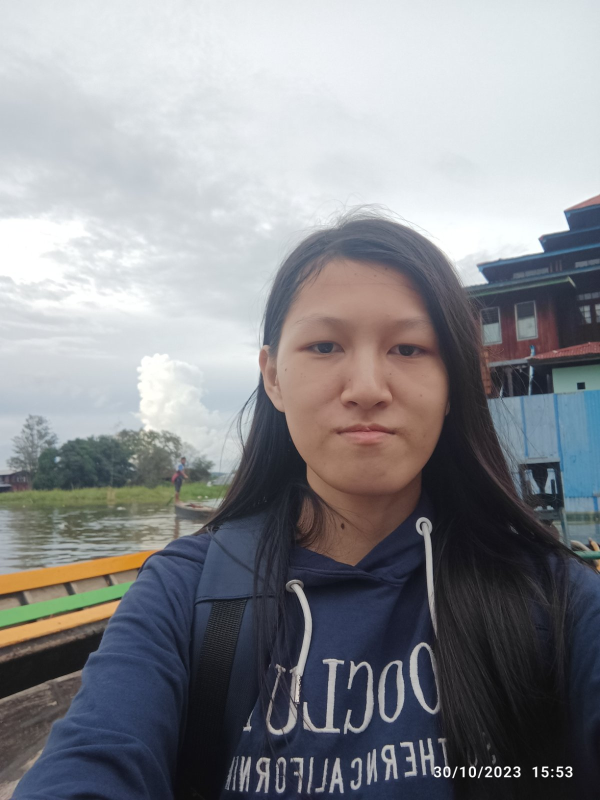
#> input picture photo/myPhoto.jpg, 1200 x 1600 px (shown at 1/2 size)
$ python loadImg.py
#> lines starting #> are read from the running program, lines starting #| are printed output that depends on the picture; after the words box and inside, x2 and y2 are one past the last pixel; in counts of white or black regions, pixels touching at a corner belong together
import cv2 as cv

# Load image
image = cv.imread('photo/myPhoto.jpg')
#> image is the input picture: shape (1600, 1200, 3); mean B, G, R 142.5, 138.1, 136.7

# Check if the image is loaded successfully
if image is not None:
    # Create a named window with a custom size
    cv.namedWindow('Image', cv.WINDOW_NORMAL)  # WINDOW_NORMAL allows resizing
    cv.resizeWindow('Image', 800, 800)  # Set your desired window size (width, height)

    # Display the original image
    cv.imshow('Image', image)

    # Wait for a key event and then close the window
    cv.waitKey(0)
    cv.destroyAllWindows()  # Close the image window
else:
    print("Could not load the image. Please check the file path.")

# Define values for drawing
x1, y1, x2, y2 = 100, 100, 200, 200  # Line coordinates
x, y, w, h = 150, 150, 100, 100  # Rectangle coordinates
radius = 50  # Circle radius
font = cv.FONT_HERSHEY_SIMPLEX  # Font for text

# Draw shapes and apply image processing to the loaded image
# 2. Draw a blue line
cv.line(image, (x1, y1), (x2, y2), (255, 0, 0), 2)
#> image: shape (1600, 1200, 3); 0.03% of pixels changed, all inside (x1, y1, x2, y2) = (99, 99, 202, 202)

# 3. Draw a green rectangle
cv.rectangle(image, (x, y), (x + w, y + h), (0, 255, 0), 2)

# 4. Draw a filled red circle
cv.circle(image, (x, y), radius, (0, 0, 255), -1)

# 5. Draw text
cv.putText(image, 'Text', (x, y), font, 1, (255, 255, 255), 2)
#> image: shape (1600, 1200, 3); mean B, G, R 141.5, 137.3, 136.7

# 6. Convert the image to grayscale
gray_image = cv.cvtColor(image, cv.COLOR_BGR2GRAY)
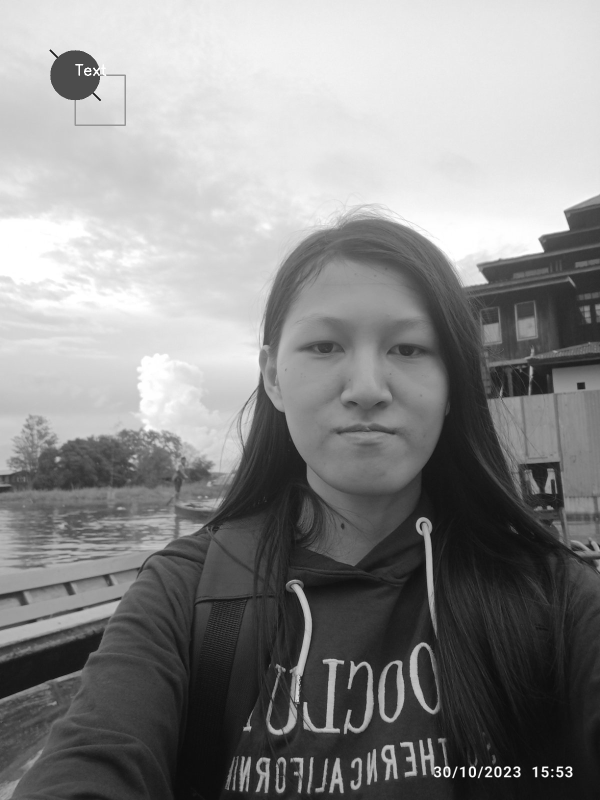
#> gray_image: shape (1600, 1200) (shown at 1/2 size); min 0, max 255, mean 137.6
cv.imshow('Gray', gray_image)

# 7. Apply Gaussian Blur
kernel_size = 5
blurred_image = cv.GaussianBlur(image, (kernel_size, kernel_size), 0)
cv.imshow('Blur', blurred_image)

# 8. Perform edge detection using Canny
threshold1, threshold2 = 30, 70
edges = cv.Canny(blurred_image, threshold1, threshold2)
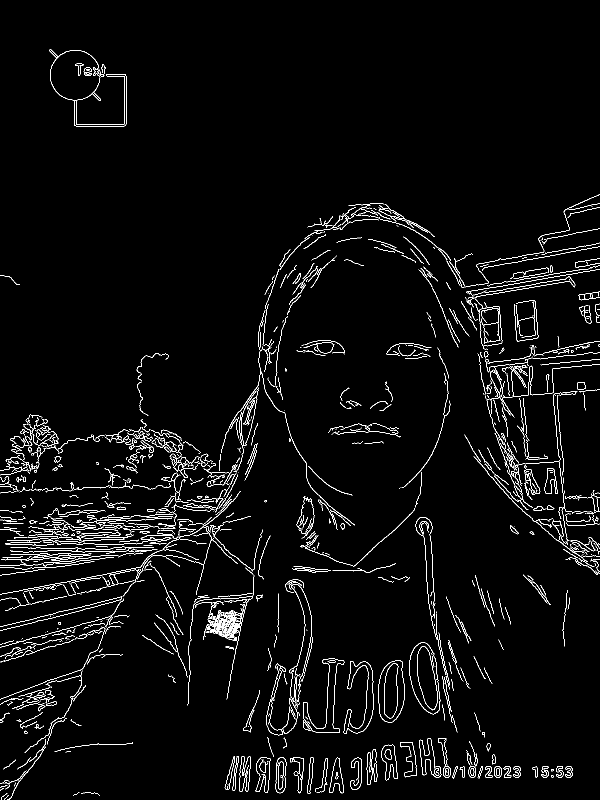
#> edges: shape (1600, 1200) (shown at 1/2 size); 3.1% white in thin lines or dots
cv.imshow('Canny Edges', edges)

# 9. Apply image thresholding
threshold_value = 127
max_value = 255
_, thresholded = cv.threshold(gray_image, threshold_value, max_value, cv.THRESH_BINARY)
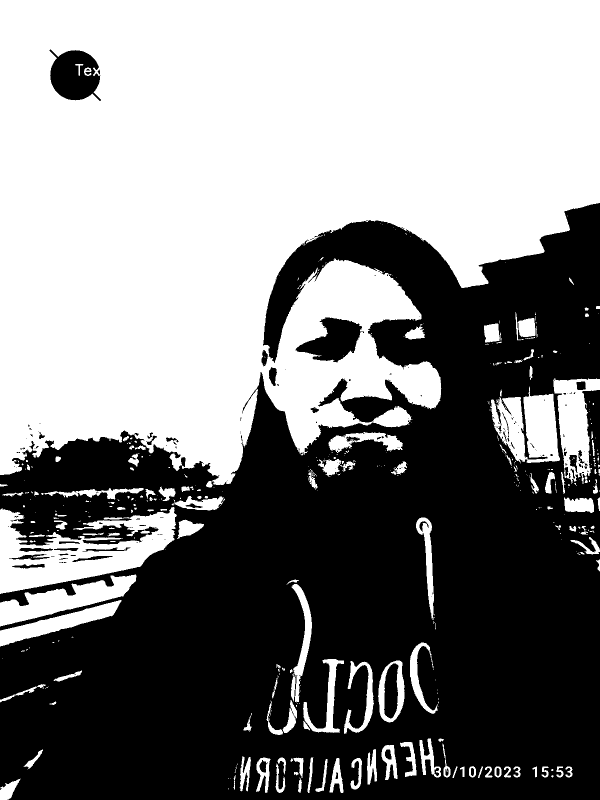
#> thresholded: shape (1600, 1200) (shown at 1/2 size); 51.4% white; 180 black regions (132 under 20 px), largest, box (x1, y1, x2, y2) and area: (0, 406, 1200, 1600) 909327, (99, 99, 202, 202) 7581, (591, 635, 728, 725) 6641

# Load a face detection cascade classifier
face_cascade = cv.CascadeClassifier('haarcascade_frontalface_default (1).xml')

# Dilating the image
dilated = cv.dilate(edges, (7,7), iterations=3)
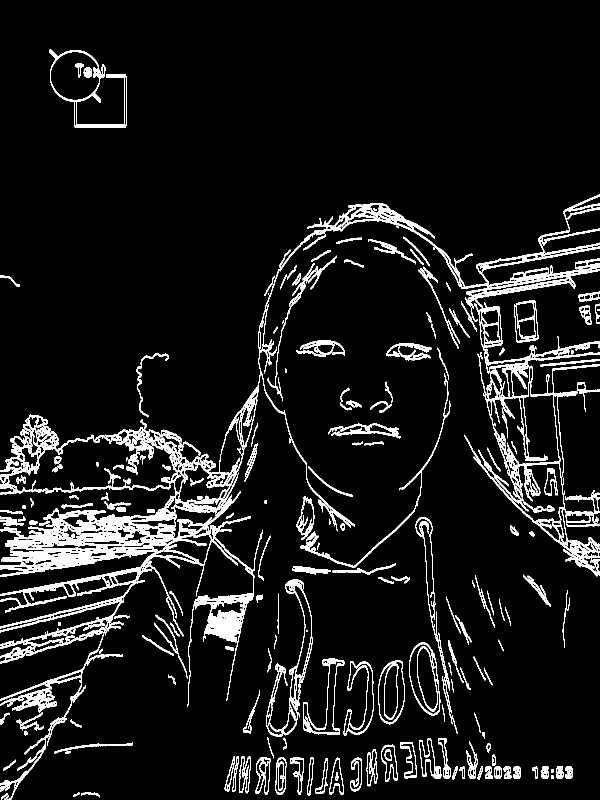
#> dilated: shape (1600, 1200) (shown at 1/2 size); 8.2% white; 258 white regions (32 under 20 px), largest, box (x1, y1, x2, y2) and area: (0, 538, 559, 1414) 52651, (559, 389, 1200, 702) 16142, (928, 672, 1200, 1153) 15179
cv.imshow('Dilated', dilated)
# Eroding
eroded = cv.erode(dilated, (7,7), iterations=3)
#> eroded: shape (1600, 1200); 3.9% white in thin lines or dots
cv.imshow('Eroded', eroded)

# Resize
resized = cv.resize(image, (500,500), interpolation=cv.INTER_CUBIC)
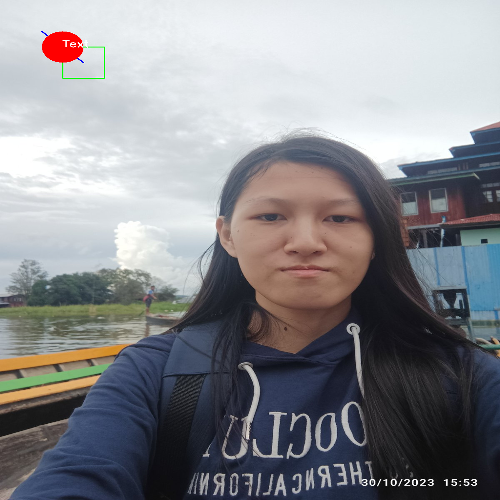
#> resized: shape (500, 500, 3); mean B, G, R 141.5, 137.3, 136.7
cv.imshow('Resized', resized)

# Cropping
cropped = image[50:200, 200:400]
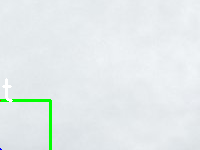
#> cropped: shape (150, 200, 3); mean B, G, R 235.8, 235.1, 228.3
cv.imshow('Cropped', cropped)

# Detect faces in the grayscale image
faces = face_cascade.detectMultiScale(gray_image, scaleFactor=1.1, minNeighbors=5)
#> faces = [[521, 534, 418, 418]]

# Draw rectangles around detected faces
for (x, y, w, h) in faces:
    cv.rectangle(image, (x, y), (x + w, y + h), (0, 255, 0), 2)
#> this loop made 1 pass
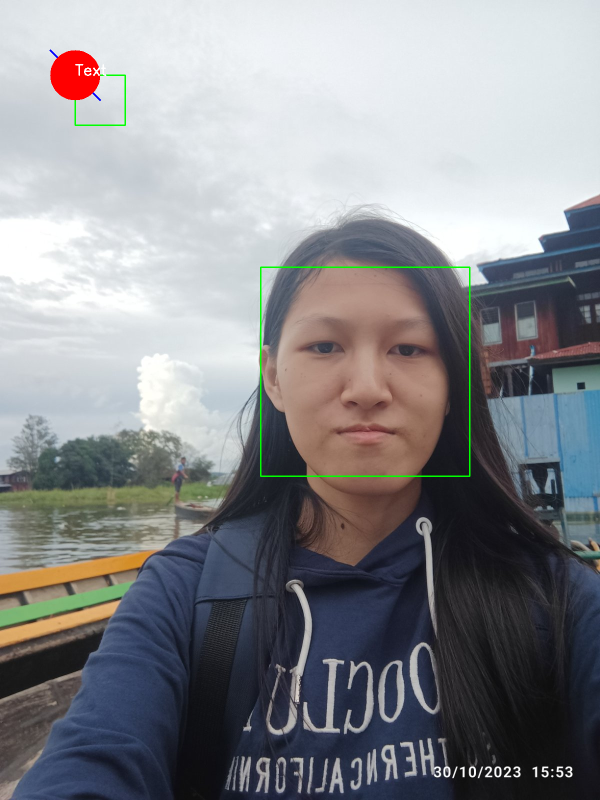
#> image: shape (1600, 1200, 3) (shown at 1/2 size); mean B, G, R 141.2, 137.7, 136.4

# Create a named window with a custom size for the modified image
cv.namedWindow('Modified Image', cv.WINDOW_NORMAL)  # WINDOW_NORMAL allows resizing
cv.resizeWindow('Modified Image', 800, 800)  # Set your desired window size (width, height)

# Display the modified image with drawn shapes and detected faces
cv.imshow('Modified Image', image)

# Wait for a key event and then close the window
cv.waitKey(0)
cv.destroyAllWindows()  # Close the image window

$ run again, with photo/animal.jpg copied over photo/myPhoto.jpg
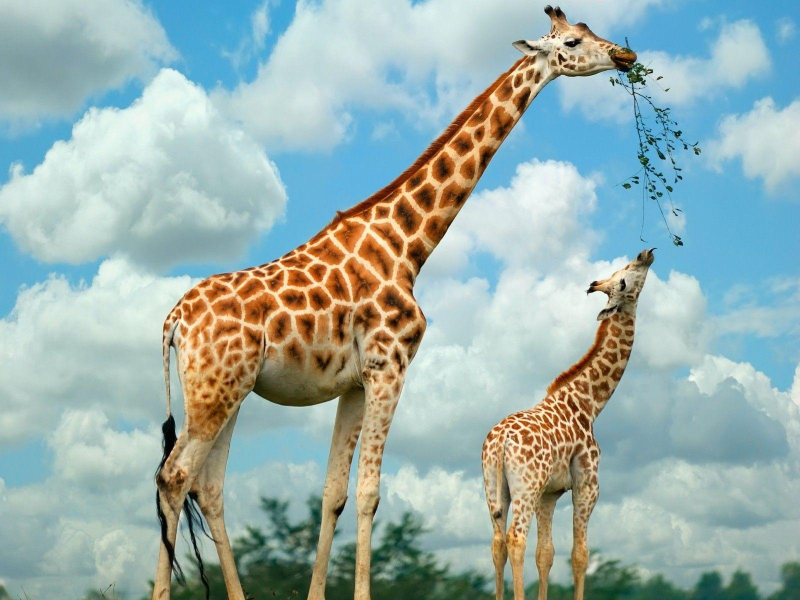
#> input picture photo/animal.jpg, 1600 x 1200 px (shown at 1/2 size)
#> image is the input picture: shape (1200, 1600, 3); mean B, G, R 172.7, 176.3, 154.1
#> `edges = cv.Canny(blurred_image, threshold1, threshold2)`:
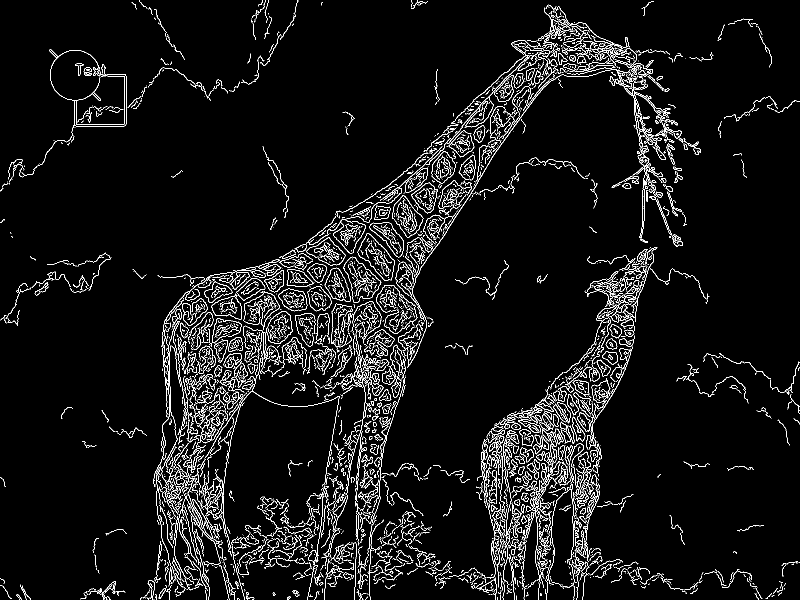
#> edges: shape (1200, 1600) (shown at 1/2 size); 5.3% white in thin lines or dots
#> thresholded: shape (1200, 1600); 85.5% white; 909 black regions (627 under 20 px), largest, box (x1, y1, x2, y2) and area: (309, 607, 762, 1200) 59088, (736, 923, 1029, 1200) 25993, (457, 991, 645, 1200) 23519
#> dilated: shape (1200, 1600); 13% white; 675 white regions (282 under 20 px), largest, box (x1, y1, x2, y2) and area: (307, 9, 1366, 1200) 119208, (962, 495, 1361, 1200) 46005, (99, 99, 253, 259) 3706
#> eroded: shape (1200, 1600); 6.6% white in thin lines or dots
#> faces = [[1297, 395, 82, 82], [1426, 36, 117, 117]]
#> the loop `for (x, y, w, h) in faces:` made 2 passes
#> after the loop `for (x, y, w, h) in faces:`:
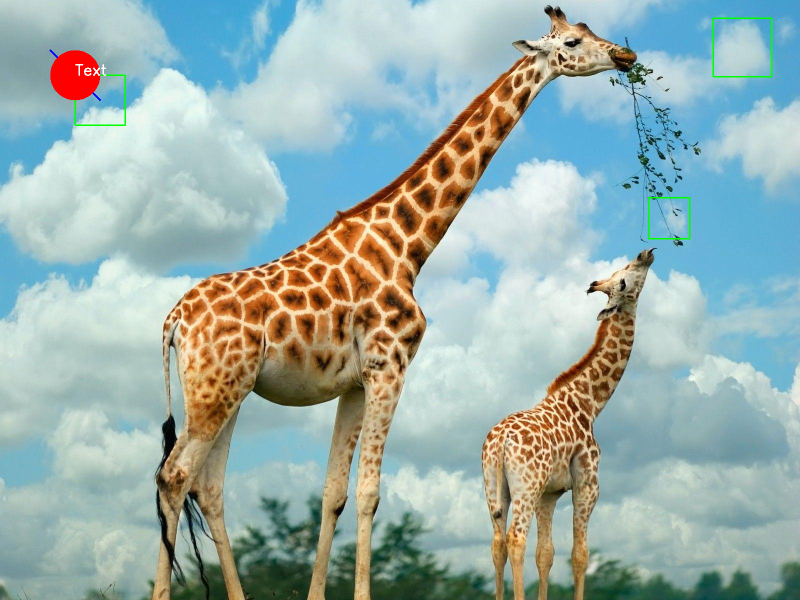
#> image: shape (1200, 1600, 3) (shown at 1/2 size); mean B, G, R 171.7, 175.7, 154.4

$ run again, with photo/birdeyetest.jpg copied over photo/myPhoto.jpg
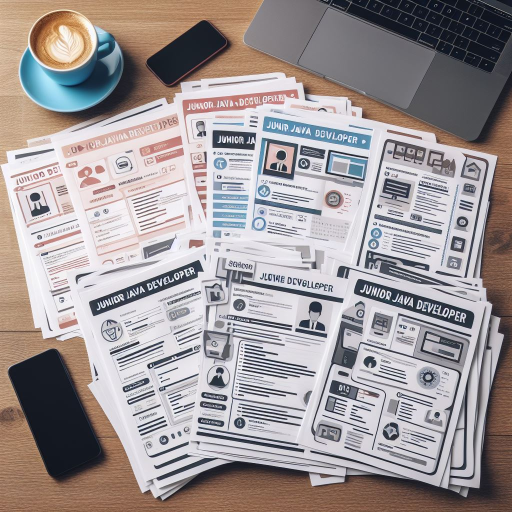
#> input picture photo/birdeyetest.jpg, 1024 x 1024 px (shown at 1/2 size)
#> image is the input picture: shape (1024, 1024, 3); mean B, G, R 152.4, 151.8, 159.8
#> `edges = cv.Canny(blurred_image, threshold1, threshold2)`:
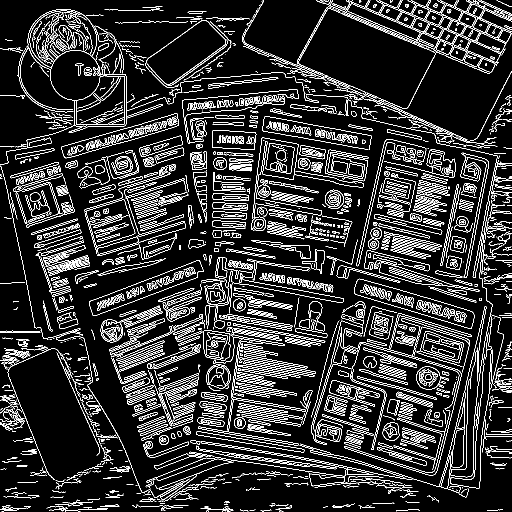
#> edges: shape (1024, 1024) (shown at 1/2 size); 11.9% white in thin lines or dots
#> thresholded: shape (1024, 1024); 62.4% white; 2727 black regions (2330 under 20 px), largest, box (x1, y1, x2, y2) and area: (0, 0, 1024, 1024) 244155, (99, 40, 475, 249) 36572, (708, 558, 949, 658) 6075
#> dilated: shape (1024, 1024); 34.6% white; 436 white regions (40 under 20 px), largest, box (x1, y1, x2, y2) and area: (0, 0, 1024, 1010) 89602, (316, 514, 688, 895) 30978, (622, 602, 943, 954) 16659
#> eroded: shape (1024, 1024); 20.1% white; 606 white regions (178 under 20 px), largest, box (x1, y1, x2, y2) and area: (0, 0, 1024, 1010) 42219, (396, 517, 688, 895) 19302, (622, 605, 943, 954) 9999
#> `cropped = image[50:200, 200:400]`:
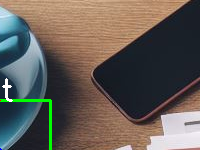
#> cropped: shape (150, 200, 3); mean B, G, R 86.4, 92.9, 99.6
#> faces = ()

$ run again, with photo/catonunicorn.jpg copied over photo/myPhoto.jpg
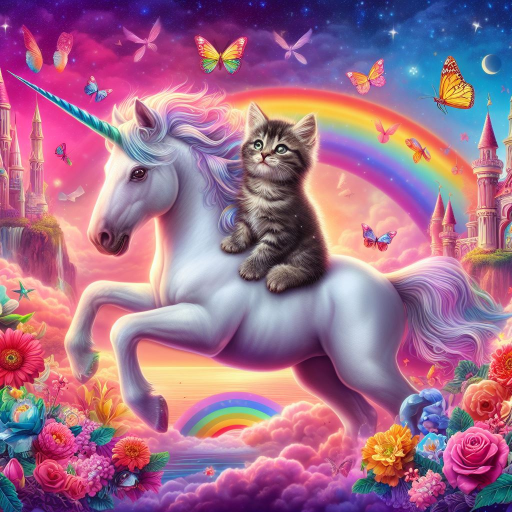
#> input picture photo/catonunicorn.jpg, 1024 x 1024 px (shown at 1/2 size)
#> image is the input picture: shape (1024, 1024, 3); mean B, G, R 140.3, 110.1, 161.9
#> edges: shape (1024, 1024); 12.7% white in thin lines or dots
#> thresholded: shape (1024, 1024); 51.2% white; 1547 black regions (1416 under 20 px), largest, box (x1, y1, x2, y2) and area: (0, 0, 1024, 348) 176872, (0, 691, 1024, 1024) 119120, (248, 558, 978, 873) 70052
#> dilated: shape (1024, 1024); 33.1% white; 488 white regions (164 under 20 px), largest, box (x1, y1, x2, y2) and area: (0, 59, 1024, 1024) 292557, (834, 111, 949, 232) 5027, (388, 67, 498, 163) 4583
#> eroded: shape (1024, 1024); 19.2% white; 1071 white regions (718 under 20 px), largest, box (x1, y1, x2, y2) and area: (0, 189, 1024, 1024) 105295, (0, 62, 656, 597) 48680, (868, 114, 949, 232) 3064
#> `cropped = image[50:200, 200:400]`:
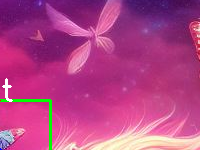
#> cropped: shape (150, 200, 3); mean B, G, R 135, 66.8, 179
#> faces = ()
